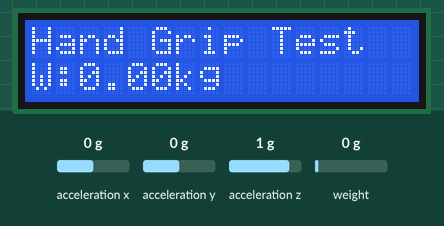
Recording of a sketch running on a simulated Arduino Nano 33 BLE. Shown: 16×2 character LCD. Inputs (shaded band) come from the test bench; at power-on: weight on the scale 0 g, acceleration x 0 g, acceleration y 0 g, acceleration z 1 g. What the sketch prints to the serial monitor is not drawn.

Above: at 3.6 s.
3.7 s: weight on the scale set to 100 g
At 4.3 s:
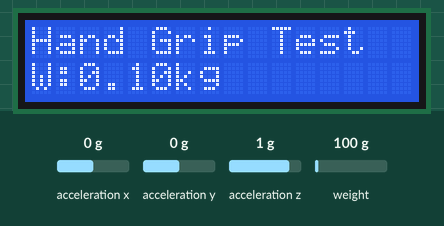
5.4 s: weight on the scale set to 1250 g
At 6.6 s:
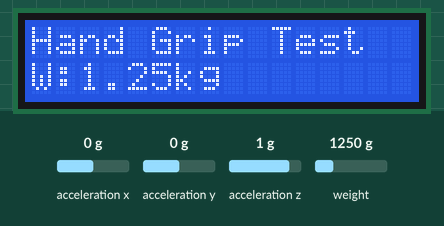
6.9 s: weight on the scale set to 2500 g
At 7.8 s:
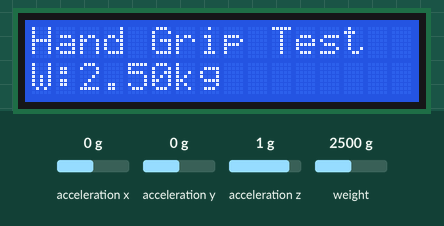
Timing chart, 0 to 9.9 s (numbered marks = the images above; inputs shaded):
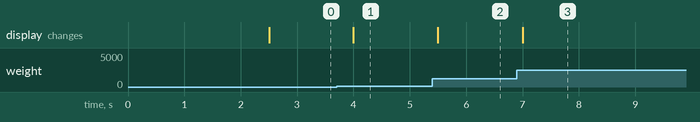

Measured:
- after the input at 3.7 s, the display: changes after 0.30 s (image 1)
- after the input at 5.4 s, the display: changes after 0.10 s (image 2)
- after the input at 6.9 s, the display: changes after 0.10 s (image 3)

The sketch:

acquisition.ino
```cpp
#include "Arduino_BMI270_BMM150.h"
#include <HX711_ADC.h>
#include <Wire.h>
#include <hd44780.h>
#include <hd44780ioClass/hd44780_I2Cexp.h>

// ----- HX711_ADC -----
const int HX711_dout = 10;
const int HX711_sck  = 11;
HX711_ADC LoadCell(HX711_dout, HX711_sck);

// ----- LCD I2C -----
hd44780_I2Cexp lcd;
const int LCD_COLS = 16;
const int LCD_ROWS = 2;

// ----- Sampling -----
int fs = 104;  // RECOMENDADO (melhor para HX711)
int period = 0;
unsigned long currentTime = 0, previousTime = 0;

// ----- LCD timing -----
unsigned long lcdTimer = 0;
int lcdPeriod = 500; // 2 Hz

// ----- IMU -----
float x = 0, y = 0, z = 0;

// ----- Force -----
float force = 0;

void setup() {
  Serial.begin(115200);
  while (!Serial);

  // Sampling period
  period = int(1000.0 / fs);

  // ----- IMU -----
  if (!IMU.begin()) {
    Serial.println("IMU failed");
    while (1);
  }

  // ----- LCD -----
  int status = lcd.begin(LCD_COLS, LCD_ROWS);
  if (status) {
    Serial.print("LCD failed, status=");
    Serial.println(status);
    while (1);
  }

  lcd.setCursor(0, 0);
  lcd.print("Hand Grip Test");

  // ----- HX711 -----
  LoadCell.begin();
  LoadCell.start(2000); // estabilização
  LoadCell.setCalFactor(47.2132); // ajustar com calibração real

  // Header para Python
  Serial.println("time,force,ax,ay,az");
}

void loop() {

  currentTime = millis();

  // ----- HX711 update contínuo -----
  if (LoadCell.update()) {
    force = LoadCell.getData();
  }

  // ----- Aquisição sincronizada -----
  if (currentTime - previousTime >= period) {
    previousTime = currentTime;

    // IMU
    if (IMU.accelerationAvailable()) {
      IMU.readAcceleration(x, y, z);
    }

    // SERIAL OUTPUT
    Serial.print(currentTime);
    Serial.print(",");
    Serial.print(force, 3);
    Serial.print(",");
    Serial.print(x, 4);
    Serial.print(",");
    Serial.print(y, 4);
    Serial.print(",");
    Serial.println(z, 4);
  }

  // ----- LCD update (mais lento) -----
  if (currentTime - lcdTimer >= lcdPeriod) {
    lcdTimer = currentTime;

    // limpar linha
    lcd.setCursor(0, 1);
    lcd.print("                ");

    // escrever novo valor
    lcd.setCursor(0, 1);
    lcd.print("W:");
    lcd.print(force / 1000.0, 2);
    lcd.print("kg");
  }
}
```
